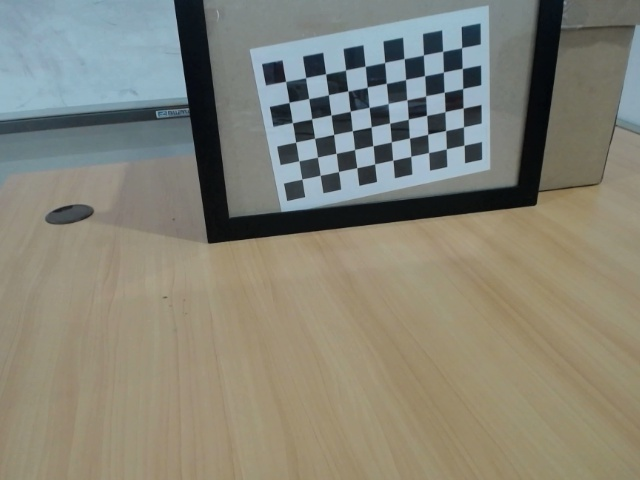
#> input picture saved_image_20230606140604.jpg, 640 x 480 px; its folder holds only this picture in this run
$ python camera_callibration.py
#> lines starting #> are read from the running program, lines starting #| are printed output that depends on the picture; after the words box and inside, x2 and y2 are one past the last pixel; in counts of white or black regions, pixels touching at a corner belong together
import numpy as np
import cv2 as cv
import glob

# Number of inner corners per a chessboard row and column
corner_row = 6
corner_column = 10

# The size of each square in the chessboard
# in mm
square_size = 25

# termination criteria
criteria = (cv.TERM_CRITERIA_EPS + cv.TERM_CRITERIA_MAX_ITER, 30, 0.001)

# prepare object points, like (0,0,0), (1,0,0), (2,0,0) ....,(6,5,0)
objp = np.zeros((corner_row * corner_column, 3), np.float32)
objp[:, :2] = np.mgrid[0:corner_column, 0:corner_row].T.reshape(-1, 2) * square_size

# Arrays to store object points and image points from all the images.
objpoints = []  # 3d point in real world space
imgpoints = []  # 2d points in image plane.
images = glob.glob("*.jpg")

for fname in images:
    print("Filename ", fname)
    img = cv.imread(fname)
#> img is the input picture: shape (480, 640, 3); mean B, G, R 118.7, 131.4, 132.6
    gray = cv.cvtColor(img, cv.COLOR_BGR2GRAY)
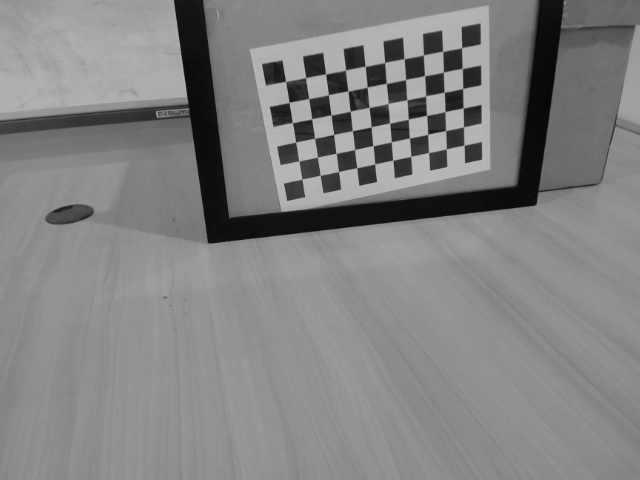
#> gray: shape (480, 640); min 4, max 189, mean 130.3
    # Find the chessboard corners
    ret, corners = cv.findChessboardCorners(gray, (corner_column, corner_row), None)
#> ret = True; corners = 60 rows, first 8: [285.5, 81.34], [305.7, 77.55], [325.6, 73.84], [345.5, 69.97], [365.1, 66.22], [384.7, 62.46], [404, 58.58], [423.4, 54.97]
    # If found, add object points, image points (after refining them)
    if ret == True:
        objpoints.append(objp)
        corners2 = cv.cornerSubPix(gray, corners, (11, 11), (-1, -1), criteria)
#> corners2 = 60 rows, first 8: [285.6, 81.44], [305.6, 77.68], [325.6, 73.9], [345.5, 70.16], [365.2, 66.25], [384.6, 62.47], [404, 58.64], [423.4, 55.02]
        imgpoints.append(corners2)
        # Draw and display the corners
        cv.drawChessboardCorners(img, (corner_column, corner_row), corners2, ret)
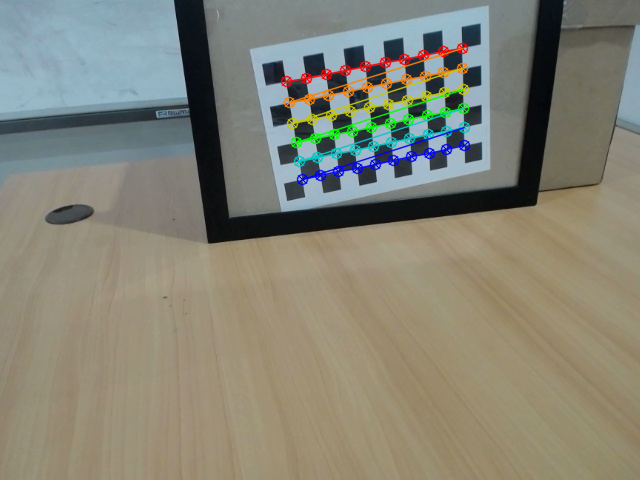
#> img: shape (480, 640, 3); 3.18% of pixels changed, all inside (x1, y1, x2, y2) = (280, 42, 471, 186)
        cv.imshow("img", img)
        key = cv.waitKey(0)
#> (key Esc is pressed here)
        if key == ord("n"):
            continue
        else:
            break

cv.destroyAllWindows()

# Perform camera calibration
ret, mtx, dist, rvecs, tvecs = cv.calibrateCamera(
    objpoints, imgpoints, gray.shape[::-1], None, None
)
#> ret = 0.117; mtx = [[554.2, 0, 322.9], [0, 575.7, 215.1], [0, 0, 1]]; dist = [[0.174, -0.943, -0.001, -0.0036, 1.73]]; rvecs = ([0.454, -0.141, -0.178],); tvecs = ([-45.27, -156.3, 679.1],)
# Save camera parameters to a file
np.savez("camera_parameters.npz", mtx=mtx, dist=dist, rvecs=rvecs, tvecs=tvecs)

print("Camera parameters saved to 'camera_parameters.npz' file.")

$ run again, on saved_image_20230606140619.jpg
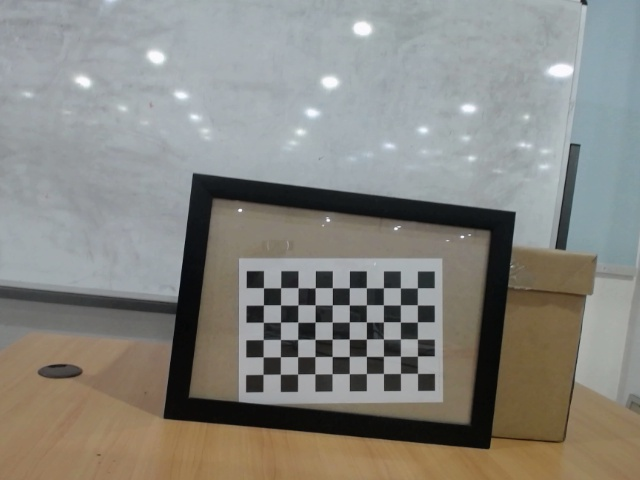
#> input picture saved_image_20230606140619.jpg, 640 x 480 px
#> img is the input picture: shape (480, 640, 3); mean B, G, R 128.1, 134, 135
#> `gray = cv.cvtColor(img, cv.COLOR_BGR2GRAY)`:
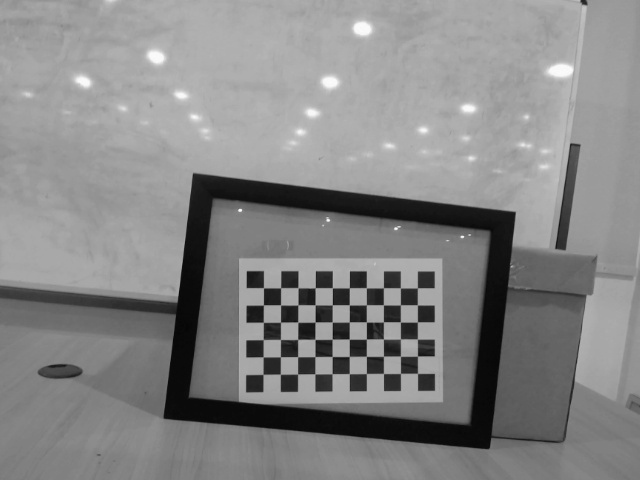
#> gray: shape (480, 640); min 5, max 252, mean 133.7
#> `ret, corners = cv.findChessboardCorners(gray, (corner_column, corner_r..`: ret = True; corners = 60 rows, first 8: [263, 285], [280.6, 287.7], [298, 287.7], [315.2, 287.7], [332.4, 287.8], [349.3, 287.8], [366.3, 287.7], [383.4, 287.7]
#> corners2 = 60 rows, first 8: [263.5, 287.7], [280.6, 287.8], [298, 287.7], [315.1, 287.8], [332.4, 287.8], [349.3, 287.8], [366.4, 287.8], [383.4, 287.8]
#> `cv.drawChessboardCorners(img, (corner_column, corner_row), corners2, r..`:
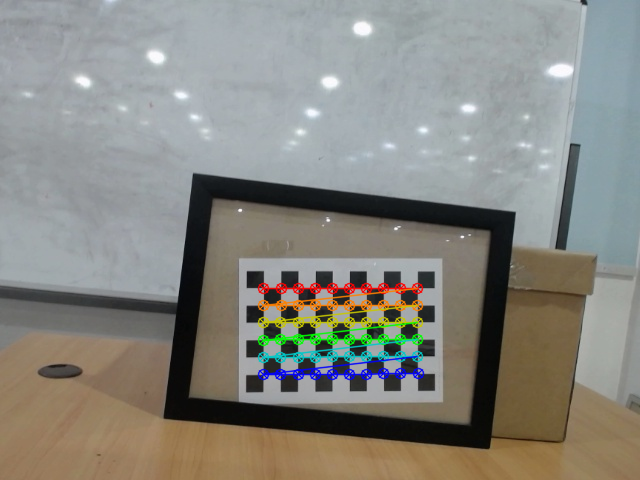
#> img: shape (480, 640, 3); 3.02% of pixels changed, all inside (x1, y1, x2, y2) = (257, 282, 425, 381)
#> `ret, mtx, dist, rvecs, tvecs = cv.calibrateCamera( objpoints, imgpoint..`: ret = 0.0802; mtx = [[332.5, 0, 364.2], [0, 332.7, 279], [0, 0, 1]]; dist = [[0.0811, -0.87, 0.00458, 0.00533, 2.85]]; rvecs = ([-0.00484, -0.039, 0.00228],); tvecs = ([-146.7, 12.56, 482.9],)

$ run again, on saved_image_20230606140621.jpg
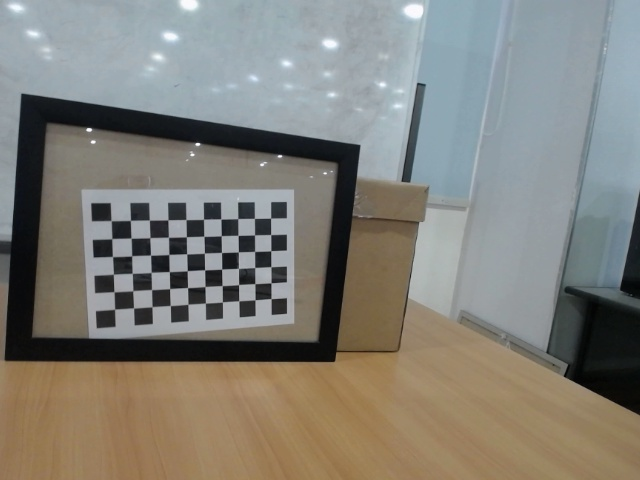
#> input picture saved_image_20230606140621.jpg, 640 x 480 px
#> img is the input picture: shape (480, 640, 3); mean B, G, R 120.4, 127.9, 129.8
#> `gray = cv.cvtColor(img, cv.COLOR_BGR2GRAY)`:
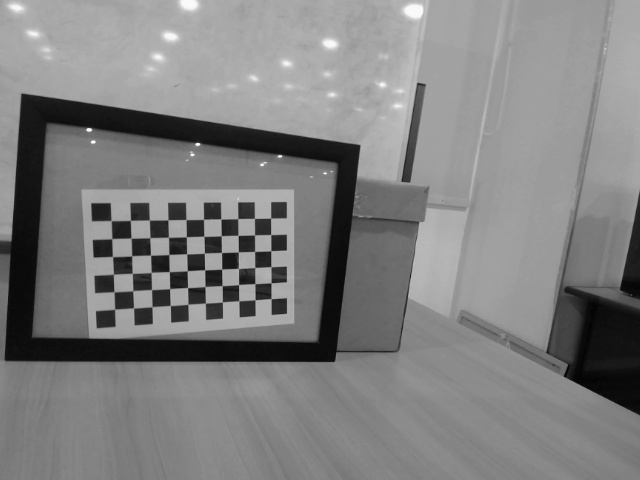
#> gray: shape (480, 640); min 2, max 253, mean 127.6
#> `ret, corners = cv.findChessboardCorners(gray, (corner_column, corner_r..`: ret = True; corners = 60 rows, first 8: [111.1, 220.7], [130.4, 220.4], [149.4, 220.1], [167.8, 219.9], [186, 219.5], [203.5, 219.3], [220.9, 219], [237.8, 218.6]
#> corners2 = 60 rows, first 8: [111.1, 220.6], [130.4, 220.4], [149.3, 220.1], [167.9, 219.8], [186, 219.6], [203.5, 219.3], [220.9, 218.9], [237.7, 218.6]
#> `cv.drawChessboardCorners(img, (corner_column, corner_row), corners2, r..`:
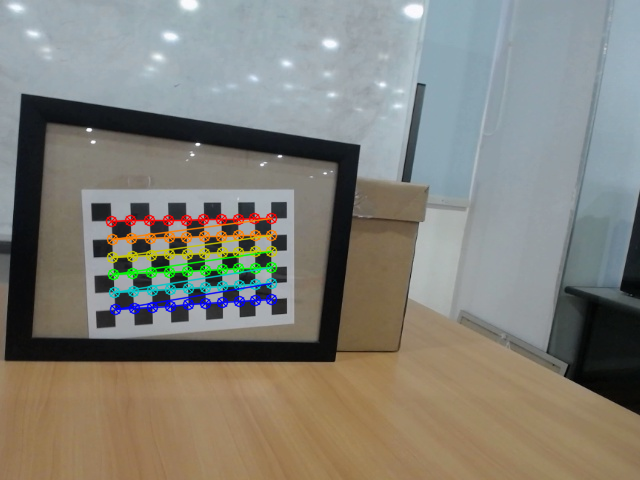
#> img: shape (480, 640, 3); 3.05% of pixels changed, all inside (x1, y1, x2, y2) = (105, 212, 278, 316)
#> `ret, mtx, dist, rvecs, tvecs = cv.calibrateCamera( objpoints, imgpoint..`: ret = 0.104; mtx = [[564.9, 0, 340.6], [0, 563.2, 239.3], [0, 0, 1]]; dist = [[-0.0402, 0.859, -0.00446, 0.00791, -2.75]]; rvecs = ([0.118, -0.361, -0.0103],); tvecs = ([-316.7, -25.09, 775.7],)

$ run again, on saved_image_20230606140627.jpg
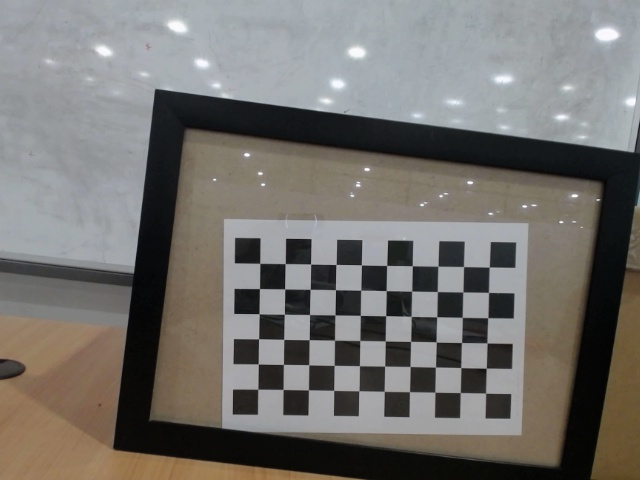
#> input picture saved_image_20230606140627.jpg, 640 x 480 px
#> img is the input picture: shape (480, 640, 3); mean B, G, R 110.5, 114.2, 116.6
#> `gray = cv.cvtColor(img, cv.COLOR_BGR2GRAY)`:
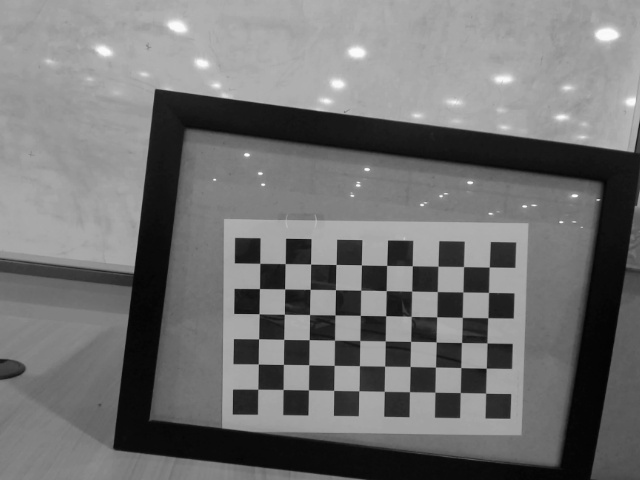
#> gray: shape (480, 640); min 2, max 254, mean 114.5
#> `ret, corners = cv.findChessboardCorners(gray, (corner_column, corner_r..`: ret = True; corners = 60 rows, first 8: [259.7, 263.4], [285.4, 263.6], [310.7, 264.1], [336, 264.4], [361.4, 264.9], [386.7, 265.3], [412.3, 265.6], [437.9, 266.3]
#> corners2 = 60 rows, first 8: [259.8, 263.3], [285.2, 263.6], [310.6, 264], [336, 264.4], [361.4, 264.9], [386.6, 265.5], [412.3, 265.7], [437.8, 266.3]
#> `cv.drawChessboardCorners(img, (corner_column, corner_row), corners2, r..`:
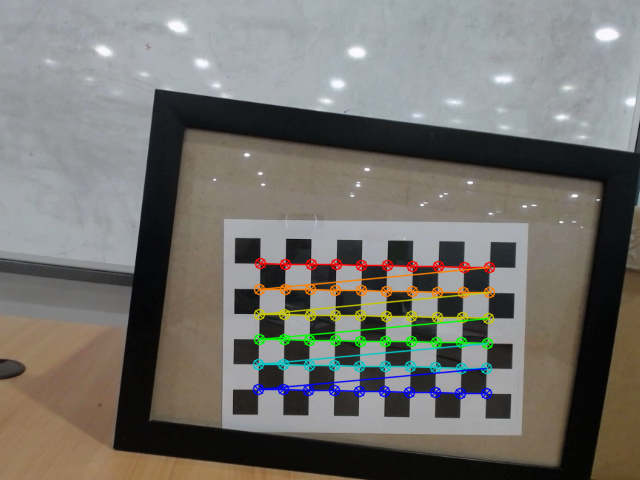
#> img: shape (480, 640, 3); 3.87% of pixels changed, all inside (x1, y1, x2, y2) = (252, 257, 496, 400)
#> `ret, mtx, dist, rvecs, tvecs = cv.calibrateCamera( objpoints, imgpoint..`: ret = 0.108; mtx = [[1607.3, 0, 282.2], [0, 1614.6, 219.1], [0, 0, 1]]; dist = [[0.624, -13.83, -0.00348, -0.00117, 99.59]]; rvecs = ([0.109, -0.00362, 0.016],); tvecs = ([-22.08, 43.36, 1584.6],)

$ run again, on saved_image_20230606140607.jpg
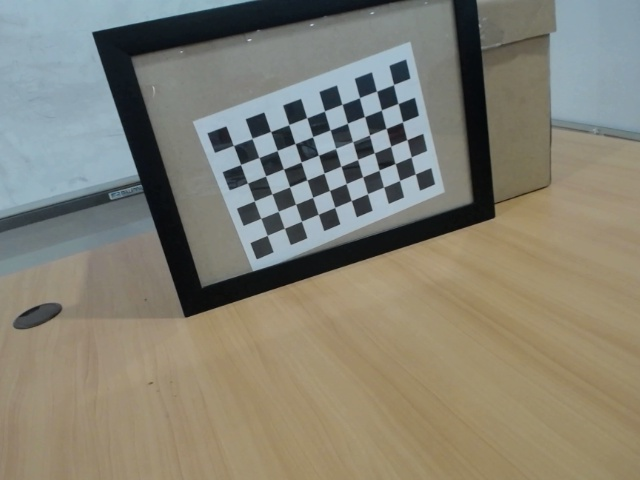
#> input picture saved_image_20230606140607.jpg, 640 x 480 px
#> img is the input picture: shape (480, 640, 3); mean B, G, R 115.7, 128.9, 131.6
#> `gray = cv.cvtColor(img, cv.COLOR_BGR2GRAY)`:
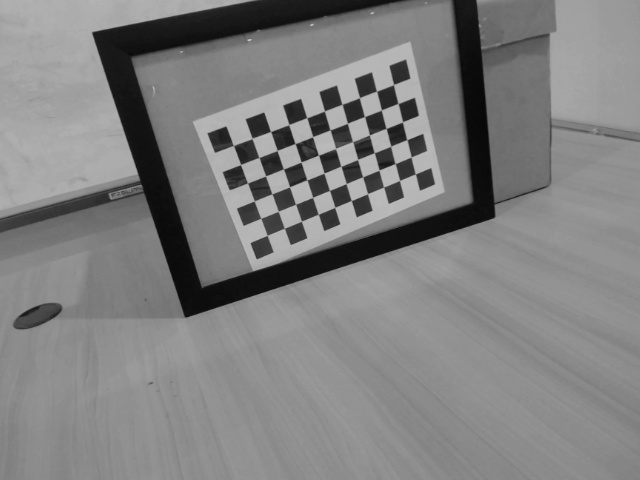
#> gray: shape (480, 640); min 6, max 194, mean 128.2
#> `ret, corners = cv.findChessboardCorners(gray, (corner_column, corner_r..`: ret = True; corners = 60 rows, first 8: [233.6, 145.5], [252, 138.4], [270.5, 131.5], [288.8, 124.5], [306.7, 117.7], [324.5, 111], [342.2, 104.3], [359.5, 97.62]
#> corners2 = 60 rows, first 8: [233.4, 145.4], [252.2, 138.4], [270.6, 131.5], [288.7, 124.6], [306.8, 117.8], [324.5, 111.1], [342, 104.3], [359.4, 97.68]
#> `cv.drawChessboardCorners(img, (corner_column, corner_row), corners2, r..`:
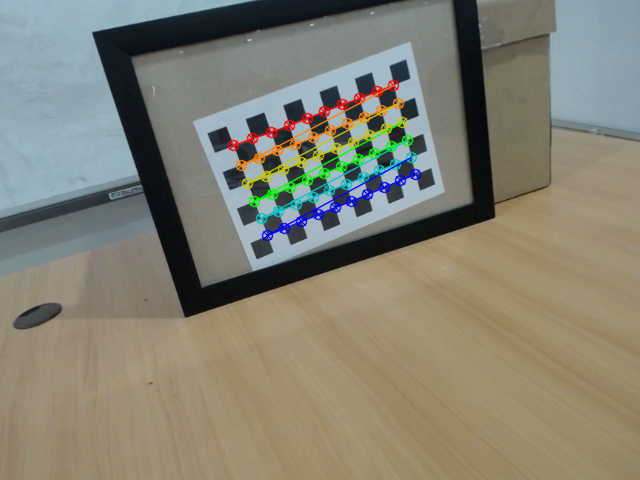
#> img: shape (480, 640, 3); 3.05% of pixels changed, all inside (x1, y1, x2, y2) = (227, 79, 422, 242)
#> `ret, mtx, dist, rvecs, tvecs = cv.calibrateCamera( objpoints, imgpoint..`: ret = 0.0912; mtx = [[505.7, 0, 299.4], [0, 504.1, 237], [0, 0, 1]]; dist = [[0.0987, -0.533, -0.00443, -0.00103, 1.86]]; rvecs = ([0.31, -0.237, -0.363],); tvecs = ([-81.49, -113.3, 628.2],)
